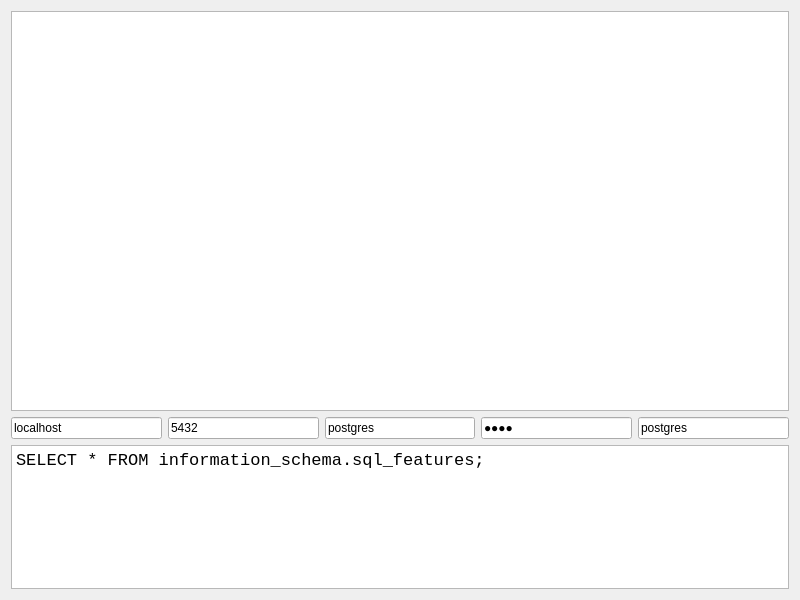
<?xml version="1.0" encoding="UTF-8"?>
<ui version="4.0">
 <class>TableViewContainer</class>
 <widget class="QWidget" name="TableViewContainer">
  <property name="geometry">
   <rect>
    <x>0</x>
    <y>0</y>
    <width>800</width>
    <height>600</height>
   </rect>
  </property>
  <property name="windowTitle">
   <string>TableView</string>
  </property>
  <layout class="QVBoxLayout" name="verticalLayout">
   <item>
    <widget class="QTableView" name="tableView">
     <property name="minimumSize">
      <size>
       <width>0</width>
       <height>400</height>
      </size>
     </property>
    </widget>
   </item>
   <item>
    <layout class="QHBoxLayout" name="horizontalLayout">
     <item>
      <widget class="QLineEdit" name="hostNameLineEdit">
       <property name="text">
        <string>localhost</string>
       </property>
       <property name="placeholderText">
        <string>Host Name</string>
       </property>
      </widget>
     </item>
     <item>
      <widget class="QLineEdit" name="hostPortLineEdit">
       <property name="text">
        <string>5432</string>
       </property>
       <property name="placeholderText">
        <string>Host Port</string>
       </property>
      </widget>
     </item>
     <item>
      <widget class="QLineEdit" name="usernameLineEdit">
       <property name="text">
        <string>postgres</string>
       </property>
       <property name="placeholderText">
        <string>Username</string>
       </property>
      </widget>
     </item>
     <item>
      <widget class="QLineEdit" name="passwordLineEdit">
       <property name="text">
        <string>0000</string>
       </property>
       <property name="echoMode">
        <enum>QLineEdit::Password</enum>
       </property>
       <property name="placeholderText">
        <string>Password</string>
       </property>
      </widget>
     </item>
     <item>
      <widget class="QLineEdit" name="databaseLineEdit">
       <property name="text">
        <string>postgres</string>
       </property>
       <property name="placeholderText">
        <string>Database</string>
       </property>
      </widget>
     </item>
    </layout>
   </item>
   <item>
    <widget class="QPlainTextEdit" name="codePlainTextEdit">
     <property name="font">
      <font>
       <family>Consolas</family>
       <pointsize>13</pointsize>
      </font>
     </property>
     <property name="plainText">
      <string>SELECT * FROM information_schema.sql_features;</string>
     </property>
     <property name="placeholderText">
      <string>Code here, Ctrl+Enter to query.</string>
     </property>
    </widget>
   </item>
  </layout>
  <action name="queryAction">
   <property name="text">
    <string>查询</string>
   </property>
   <property name="shortcut">
    <string>Ctrl+Return</string>
   </property>
  </action>
 </widget>
 <tabstops>
  <tabstop>hostNameLineEdit</tabstop>
  <tabstop>hostPortLineEdit</tabstop>
  <tabstop>usernameLineEdit</tabstop>
  <tabstop>passwordLineEdit</tabstop>
  <tabstop>databaseLineEdit</tabstop>
  <tabstop>tableView</tabstop>
 </tabstops>
 <resources/>
 <connections/>
</ui>
